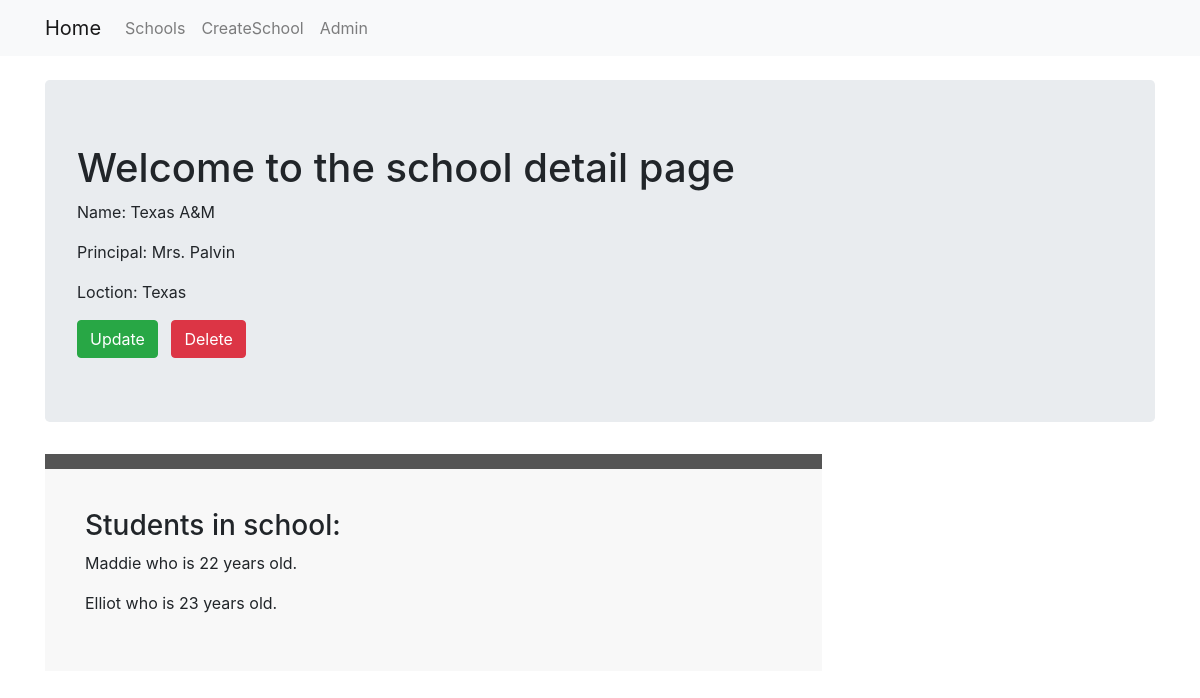
Page /basic_app/2/ on the committed database.
### basic_app/models.py (models this page shows, shortened)
class School(models.Model):
    name = models.CharField(max_length=256)
    principal = models.CharField(max_length=256)
    location = models.CharField(max_length=256)

class Student(models.Model):
    stu_name = models.CharField(max_length=256)
    age = models.PositiveIntegerField()
    school = models.ForeignKey(School,on_delete= models.CASCADE, related_name='students')

### basic_app/views.py (the view)
# urls.py: path('<int:pk>/', views.SchoolDetailView.as_view(), name='detail'),
class SchoolDetailView(DetailView):
    model = models.School
    context_object_name = 'school_detail'
    template_name = 'basic_app/school_detail.html'

### basic_app/templates/basic_app/school_detail.html
{% extends 'basic_app/basic_app_base.html' %}
{% block body_block %}
  <div class="jumbotron">
    <h1>Welcome to the school detail page</h1>
    <p>Name: {{ school_detail.name }}</p>
    <p>Principal: {{ school_detail.principal }}</p>
    <p>Loction: {{ school_detail.location }}</p>
    <a href="{% url 'basic_app:update' pk=school_detail.pk %}" class="btn btn-success">Update</a> &nbsp;
    <a href="{% url 'basic_app:delete' pk=school_detail.pk %}" class="btn btn-danger">Delete</a>
  </div>
  <div class="panel">
    <h3>Students in school:</h3>
    {% for student in school_detail.students.all %}
      <p>{{ student.stu_name }} who is {{ student.age }} years old.</p>
    {% endfor %}
  </div>
{% endblock %}

### static/css/style.css (style rules this page uses)
* { margin: 0; padding: 0; box-sizing: border-box; }
.panel { width: 70%; background-color: #f8f8f8; padding: 40px; border-top: 15px solid #555; }

### rows in the picture
School: name "Texas A&M", principal "Mrs. Palvin", location "Texas"
Student: stu_name "Maddie", age "22"
Student: stu_name "Elliot", age "23"
